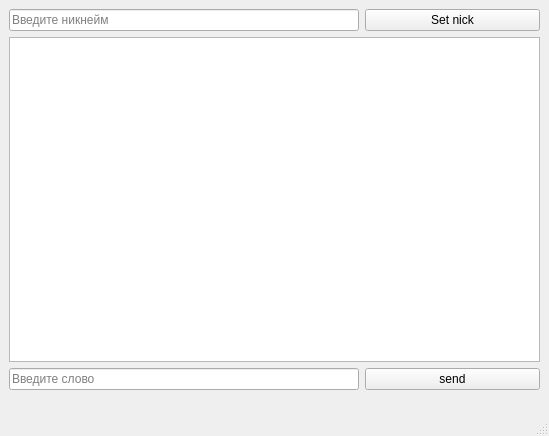
<?xml version="1.0" encoding="UTF-8"?>
<ui version="4.0">
 <class>MainWindow</class>
 <widget class="QMainWindow" name="MainWindow">
  <property name="geometry">
   <rect>
    <x>0</x>
    <y>0</y>
    <width>549</width>
    <height>436</height>
   </rect>
  </property>
  <property name="windowTitle">
   <string>MainWindow</string>
  </property>
  <widget class="QWidget" name="centralwidget">
   <widget class="QWidget" name="gridLayoutWidget">
    <property name="geometry">
     <rect>
      <x>9</x>
      <y>9</y>
      <width>531</width>
      <height>381</height>
     </rect>
    </property>
    <layout class="QGridLayout" name="gridLayout">
     <item row="0" column="0" colspan="2">
      <widget class="QLineEdit" name="nick">
       <property name="readOnly">
        <bool>false</bool>
       </property>
       <property name="placeholderText">
        <string>Введите никнейм</string>
       </property>
      </widget>
     </item>
     <item row="0" column="2">
      <widget class="QPushButton" name="setNick">
       <property name="text">
        <string>Set nick</string>
       </property>
      </widget>
     </item>
     <item row="1" column="0" colspan="3">
      <widget class="QTextEdit" name="textEdit">
       <property name="readOnly">
        <bool>true</bool>
       </property>
      </widget>
     </item>
     <item row="2" column="2">
      <widget class="QPushButton" name="send">
       <property name="text">
        <string>send</string>
       </property>
      </widget>
     </item>
     <item row="2" column="0" colspan="2">
      <widget class="QLineEdit" name="message">
       <property name="placeholderText">
        <string>Введите слово</string>
       </property>
      </widget>
     </item>
    </layout>
   </widget>
  </widget>
  <widget class="QMenuBar" name="menubar">
   <property name="geometry">
    <rect>
     <x>0</x>
     <y>0</y>
     <width>549</width>
     <height>21</height>
    </rect>
   </property>
  </widget>
  <widget class="QStatusBar" name="statusbar"/>
 </widget>
 <resources/>
 <connections/>
</ui>
